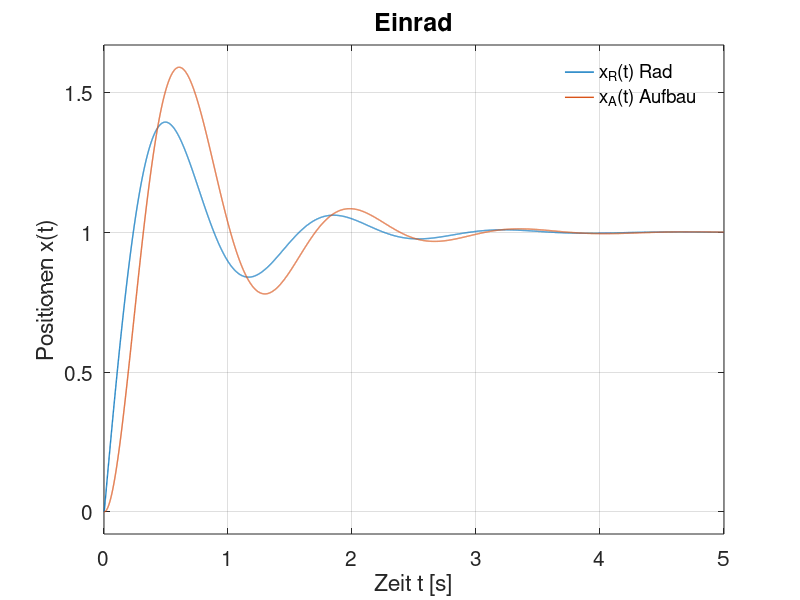

Reproduce this figure in MATLAB. (Note: this script raises an error after producing the figure.)
function Einrad
% Einrad.m – getestet mit MATLAB + CST sowie GNU Octave + Control
% Manfred Lohöfener, HS Merseburg, 12.05.2014

    clear
    close all	% sicher ist sicher

% Parameter
    k_a = 32500;  % N/m
    d_a = 10000;  % Ns/m
    m_a = 1300;	  % kg
    k_r = 50000;  % N/m
    m_r = 20.0;   % kg

% Übertragungsfunktionen
    s    = tf ('s');                        % LAPLACE-Op
    G_sr = k_r / (m_r*s^2 + d_a*s + k_r+k_a);
    G_ar = (d_a*s+k_a) / (m_r*s^2 + d_a*s + k_r+k_a);
    G_ra = (d_a*s+k_a) / (m_a*s^2 + d_a*s + k_a);

% Systeme – gleich anzeigen
    G_r = minreal (G_sr / (1 - G_ra*G_ar))  % Radbewegung
    G_a = minreal (G_r * G_ra)              % Aufbaubewegung

% Präsentation
    figure ('Name', 'Sprungantwort', 'NumberTitle', 'off', 'Position', [0 100 800 600]);
    set (gca, 'FontSize', 15); hold on
    step (G_r, G_a)
    set (findobj (gcf, 'type', 'line'), 'LineWidth', 1);
    title ('Einrad', 'fontsize', 18)
    xlabel ('Zeit t [s]')
    ylabel ('Positionen x(t)')
    legend ('x_R(t) Rad', 'x_A(t) Aufbau  ')
    legend boxoff
    printgcf (mfilename, 1)
end

%  Octave Output
%  
%  Transfer function 'G_r' from input 'u1' to output ...
%  
%                 2500 s^2 + 1.923e+04 s + 6.25e+04
%   y1:  ---------------------------------------------------
%        s^4 + 507.7 s^3 + 4150 s^2 + 1.923e+04 s + 6.25e+04
%  
%  Continuous-time model.
%  
%  Transfer function 'G_a' from input 'u1' to output ...
%  
%                      1.923e+04 s + 6.25e+04
%   y1:  ---------------------------------------------------
%        s^4 + 507.7 s^3 + 4150 s^2 + 1.923e+04 s + 6.25e+04
%  
%  Continuous-time model.
